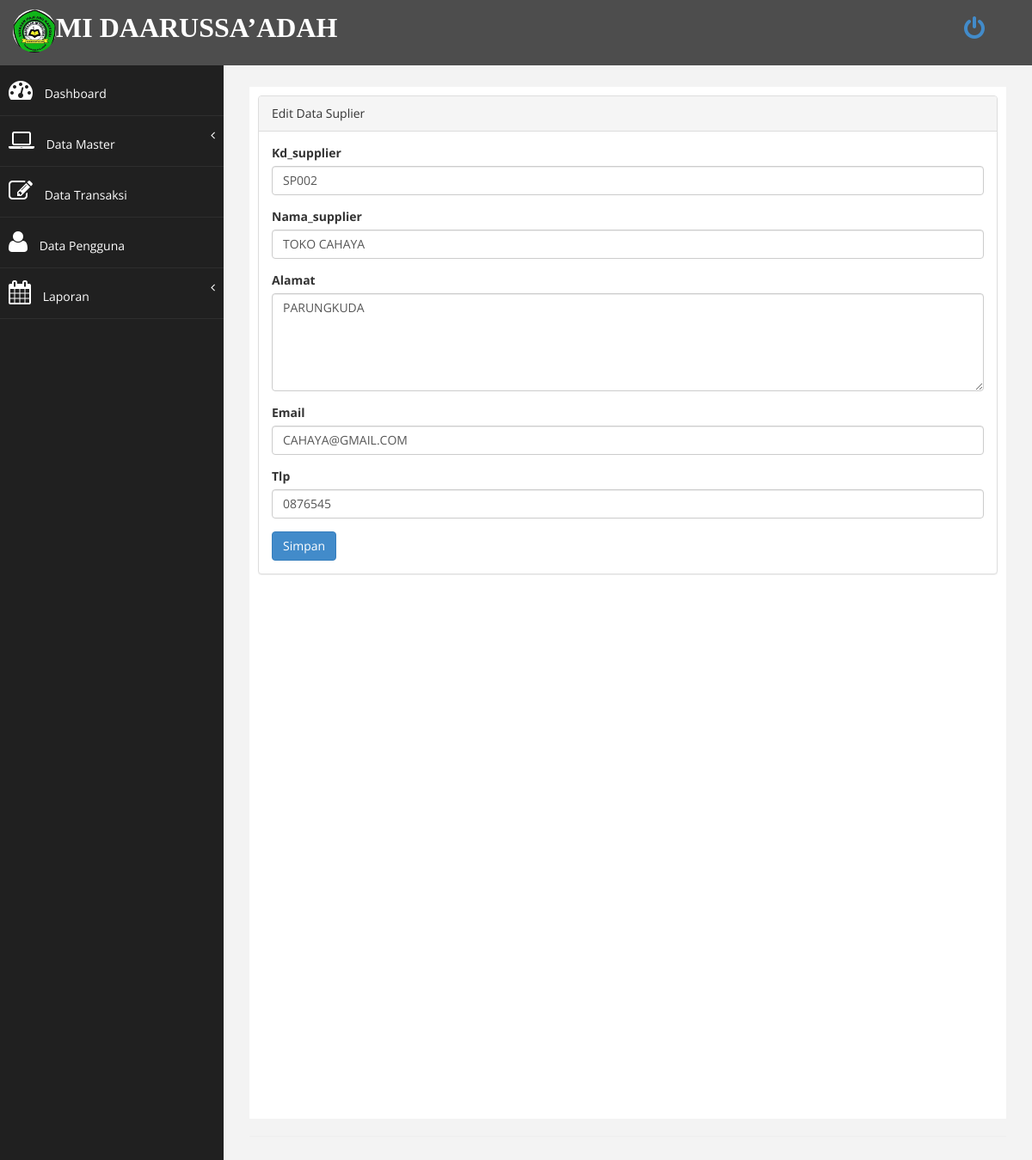
The app's page /index.php?page=suplier&aksi=ubah&id=SP002 (signed in) with its own data.
### tables this page shows
CREATE TABLE `tsupplier` (
  `Kd_supplier` varchar(15) NOT NULL,
  `Nama_supplier` varchar(20) DEFAULT NULL,
  `Alamat` varchar(25) DEFAULT NULL,
  `Email` varchar(20) DEFAULT NULL,
  `Tlp` varchar(14) DEFAULT NULL,
  `Website` varchar(20) DEFAULT NULL
);

### page/suplier/ubah.php (the view, shortened to what this page needs)
<?php
    $id=$_GET['id'];
    $sql = $koneksi->query("select * from tsupplier where Kd_supplier='$id'");
    $data = $sql->fetch_assoc();
?>
<div class="panel panel-default">
<div class="panel-heading">
		Edit Data Suplier
 </div>
<div class="panel-body">
                            <div class="row">
                                <div class="col-md-12">
                                    <form method="POST" enctype="multipart/form-data" onsubmit="return validasi(this)" >
                                        <div class="form-group">
                                            <label>Kd_supplier</label>
                                            <input class="form-control" name="Kd_supplier" value="<?php echo $data['Kd_supplier'];?>" />
                                        </div>
                                        <div class="form-group">
                                            <label>Nama_supplier</label>
                                            <input class="form-control" name="Nama_supplier" type="Nama_supplier" id="pass" value="<?php echo $data['Nama_supplier'];?>"/>
                                        </div>
                                        <div class="form-group">
                                            <label>Alamat</label>
                                            <textarea class="form-control" name="Alamat" id="Alamat" rows="5"><?php echo $data['Alamat'];?></textarea>
                                        </div>
                                        <div class="form-group">
                                            <label>Email</label>
                                            <input class="form-control" name="Email"  id="pass" value="<?php echo $data['Email'];?>"/>
                                        </div>
                                        <div class="form-group">
                                            <label>Tlp</label>
                                            <input type="number" class="form-control" name="Tlp" id="Tlp" value="<?php echo $data['Tlp'];?>" />
                                        </div>
                                        <div>
                                        	<input type="submit" name="simpan" value="Simpan" class="btn btn-primary">
                                        </div>
                                 </div>
                              </div>
 </div>
 </div>
 </div>

### assets/css/custom.css (style rules this page uses)
body { font-family: 'Open Sans', sans-serif; }

### records on screen
tsupplier: Kd_supplier "SP002", Nama_supplier "TOKO CAHAYA", Alamat "PARUNGKUDA", Email "CAHAYA@GMAIL.COM", Tlp "0876545"

### other values on screen
$organisasi "MI DAARUSSA’ADAH"
